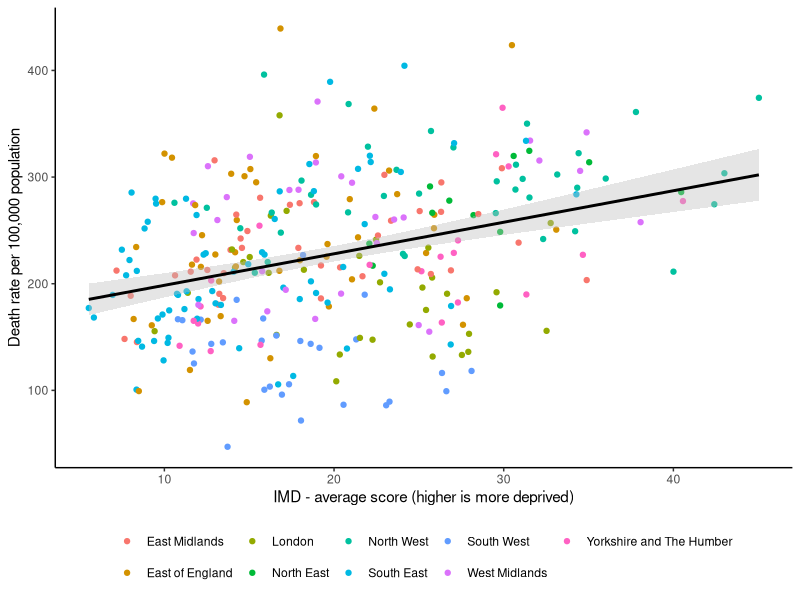
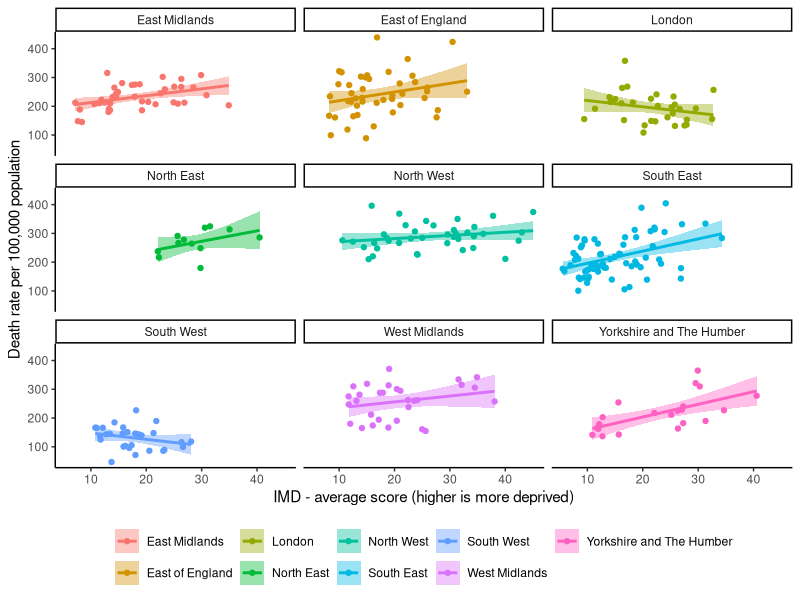
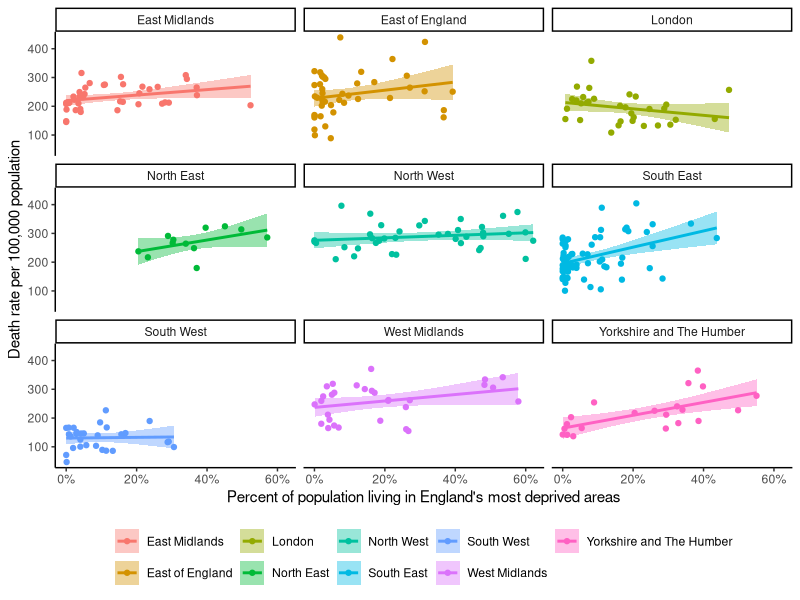
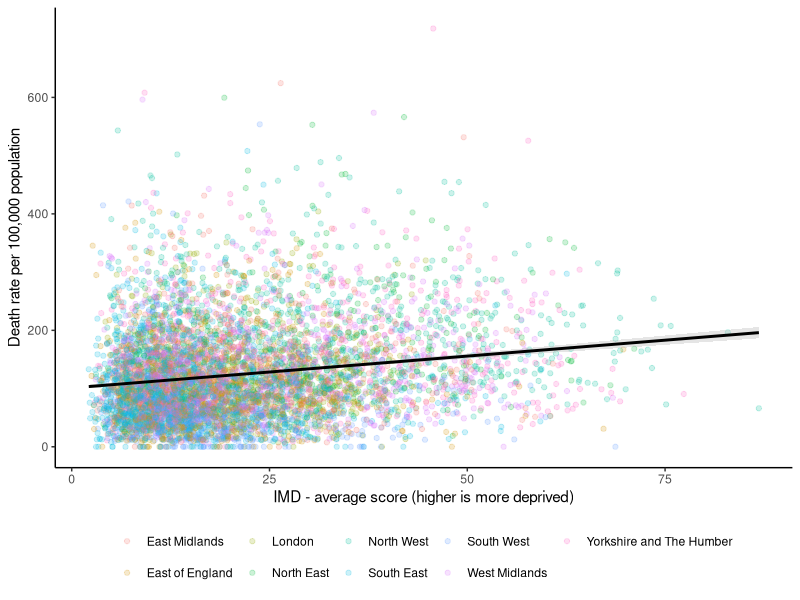
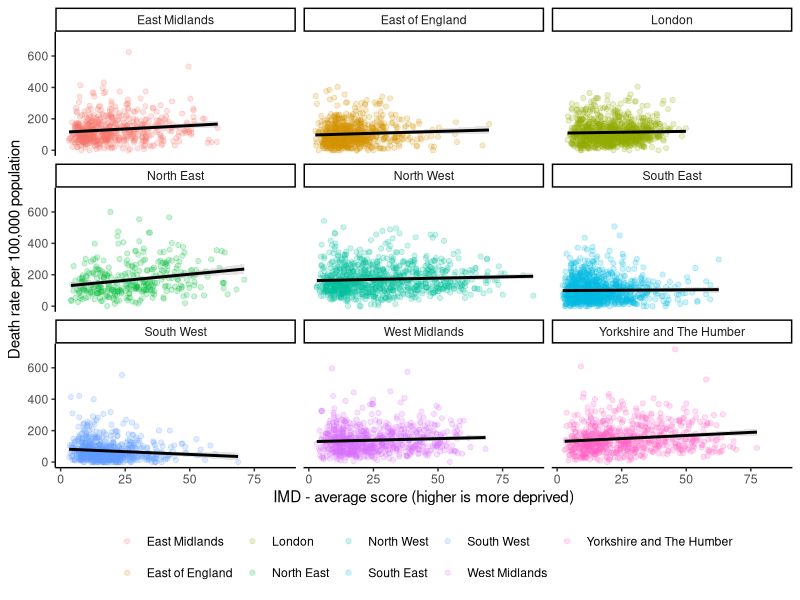
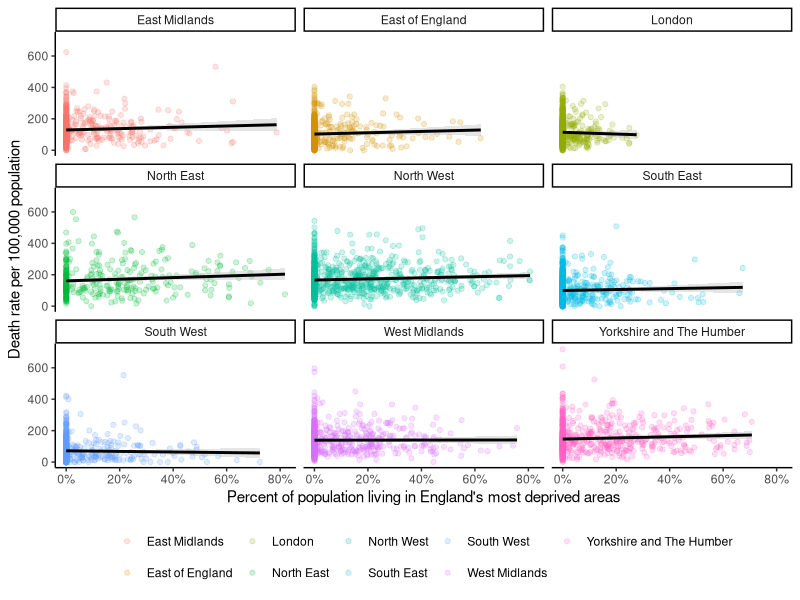
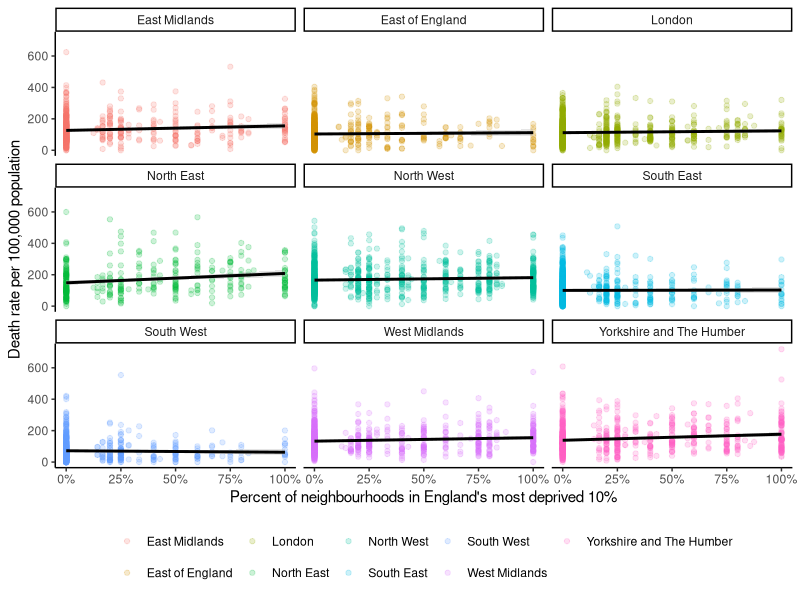
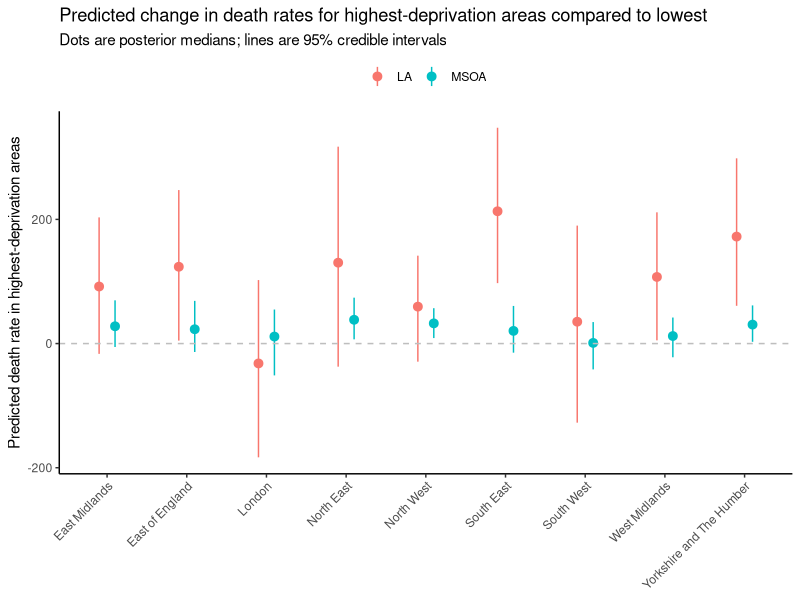

The R script that drew these images, in order:
## ---- chunk 1
knitr::opts_chunk$set(echo = TRUE)
## ---- chunk 2
library(tidyverse)

deaths_msoa <- read_csv("data/deaths-msoa.csv")
deaths_la <- read_csv("data/deaths-la.csv")
slopes <- read_csv("data/regression-slopes.csv")
## ---- chunk 3
deaths_la %>% 
  ggplot(aes(y = DeathRate, x = Score, colour = RGN19NM, fill = RGN19NM)) +
  geom_point() +
  geom_smooth(method = "lm", colour = "black", fill = "grey") +
  labs(y = "Death rate per 100,000 population", x = "IMD - average score (higher is more deprived)", colour = NULL, fill = NULL) +
  theme_classic() +
  theme(legend.position = "bottom")
## ---- chunk 4
deaths_la %>% 
  ggplot(aes(y = DeathRate, x = Score, colour = RGN19NM, fill = RGN19NM)) +
  geom_point() +
  geom_smooth(method = "lm") +
  facet_wrap(~RGN19NM) +
  labs(y = "Death rate per 100,000 population", x = "IMD - average score (higher is more deprived)", colour = NULL, fill = NULL) +
  theme_classic() +
  theme(legend.position = "bottom")
## ---- chunk 5
deaths_la %>% 
  ggplot(aes(y = DeathRate, x = Extent, colour = RGN19NM, fill = RGN19NM)) +
  geom_point() +
  geom_smooth(method = "lm") +
  facet_wrap(~RGN19NM) +
  scale_x_continuous(labels = scales::percent) +
  labs(y = "Death rate per 100,000 population", x = "Percent of population living in England's most deprived areas", colour = NULL, fill = NULL) +
  theme_classic() +
  theme(legend.position = "bottom")
## ---- chunk 6
deaths_msoa %>% 
  ggplot(aes(y = DeathRate, x = Score, colour = RGN19NM, fill = RGN19NM)) +
  geom_point(alpha = 0.2) +
  geom_smooth(method = "lm", colour = "black", fill = "grey") +
  labs(y = "Death rate per 100,000 population", x = "IMD - average score (higher is more deprived)", colour = NULL, fill = NULL) +
  theme_classic() +
  theme(legend.position = "bottom")
## ---- chunk 7
deaths_msoa %>% 
  ggplot(aes(y = DeathRate, x = Score, colour = RGN19NM, fill = RGN19NM)) +
  geom_point(alpha = 0.2) +
  geom_smooth(method = "lm", colour = "black", fill = "grey") +
  facet_wrap(~RGN19NM) +
  labs(y = "Death rate per 100,000 population", x = "IMD - average score (higher is more deprived)", colour = NULL, fill = NULL) +
  theme_classic() +
  theme(legend.position = "bottom")
## ---- chunk 8
deaths_msoa %>% 
  ggplot(aes(y = DeathRate, x = Extent, colour = RGN19NM, fill = RGN19NM)) +
  geom_point(alpha = 0.2) +
  geom_smooth(method = "lm", colour = "black", fill = "grey") +
  facet_wrap(~RGN19NM) +
  scale_x_continuous(labels = scales::percent) +
  labs(y = "Death rate per 100,000 population", x = "Percent of population living in England's most deprived areas", colour = NULL, fill = NULL) +
  theme_classic() +
  theme(legend.position = "bottom")
## ---- chunk 9
deaths_msoa %>% 
  ggplot(aes(y = DeathRate, x = Proportion, colour = RGN19NM, fill = RGN19NM)) +
  geom_point(alpha = 0.2) +
  geom_smooth(method = "lm", colour = "black", fill = "grey") +
  facet_wrap(~RGN19NM) +
  scale_x_continuous(labels = scales::percent) +
  labs(y = "Death rate per 100,000 population", x = "Percent of neighbourhoods in England's most deprived 10%", colour = NULL, fill = NULL) +
  theme_classic() +
  theme(legend.position = "bottom")
## ---- chunk 10
slopes %>% 
  ggplot(aes(x = Region, y = Q50, group = Model, colour = Model, fill = Model)) +
  geom_pointrange(aes(ymin = Q2.5, ymax = Q97.5), position = position_dodge(width = 0.4)) +
  geom_hline(yintercept = 0, lty = 2, colour = "grey") +
  labs(x = NULL, y = "Predicted death rate in highest-deprivation areas",
       fill = NULL, colour = NULL,
       title = "Predicted change in death rates for highest-deprivation areas compared to lowest",
       subtitle = "Dots are posterior medians; lines are 95% credible intervals") +
  theme_classic() +
  theme(
    legend.position = "top",
    axis.text.x = element_text(angle = 45, hjust = 1)  # rotate x-axis labels
  )
